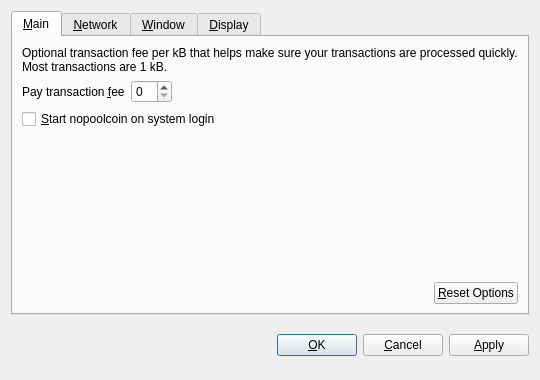
<?xml version="1.0" encoding="UTF-8"?>
<ui version="4.0">
 <class>OptionsDialog</class>
 <widget class="QDialog" name="OptionsDialog">
  <property name="geometry">
   <rect>
    <x>0</x>
    <y>0</y>
    <width>540</width>
    <height>380</height>
   </rect>
  </property>
  <property name="windowTitle">
   <string>Options</string>
  </property>
  <property name="modal">
   <bool>true</bool>
  </property>
  <layout class="QVBoxLayout" name="verticalLayout">
   <item>
    <widget class="QTabWidget" name="tabWidget">
     <property name="tabPosition">
      <enum>QTabWidget::North</enum>
     </property>
     <property name="currentIndex">
      <number>0</number>
     </property>
     <widget class="QWidget" name="tabMain">
      <attribute name="title">
       <string>&amp;Main</string>
      </attribute>
      <layout class="QVBoxLayout" name="verticalLayout_Main">
       <item>
        <widget class="QLabel" name="transactionFeeInfoLabel">
         <property name="text">
          <string>Optional transaction fee per kB that helps make sure your transactions are processed quickly. Most transactions are 1 kB.</string>
         </property>
         <property name="textFormat">
          <enum>Qt::PlainText</enum>
         </property>
         <property name="wordWrap">
          <bool>true</bool>
         </property>
        </widget>
       </item>
       <item>
        <layout class="QHBoxLayout" name="horizontalLayout_1_Main">
         <item>
          <widget class="QLabel" name="transactionFeeLabel">
           <property name="text">
            <string>Pay transaction &amp;fee</string>
           </property>
           <property name="textFormat">
            <enum>Qt::PlainText</enum>
           </property>
           <property name="buddy">
            <cstring>transactionFee</cstring>
           </property>
          </widget>
         </item>
         <item>
          <widget class="BitcoinAmountField" name="transactionFee"/>
         </item>
         <item>
          <spacer name="horizontalSpacer_1_Main">
           <property name="orientation">
            <enum>Qt::Horizontal</enum>
           </property>
           <property name="sizeHint" stdset="0">
            <size>
             <width>40</width>
             <height>20</height>
            </size>
           </property>
          </spacer>
         </item>
        </layout>
       </item>
       <item>
        <widget class="QCheckBox" name="bitcoinAtStartup">
         <property name="toolTip">
          <string>Automatically start nopoolcoin after logging in to the system.</string>
         </property>
         <property name="text">
          <string>&amp;Start nopoolcoin on system login</string>
         </property>
        </widget>
       </item>
       <item>
        <spacer name="verticalSpacer_Main">
         <property name="orientation">
          <enum>Qt::Vertical</enum>
         </property>
         <property name="sizeHint" stdset="0">
          <size>
           <width>20</width>
           <height>40</height>
          </size>
         </property>
        </spacer>
       </item>
       <item>
        <layout class="QHBoxLayout" name="horizontalLayout_2_Main">
         <item>
          <spacer name="horizontalSpacer_2_Main">
           <property name="orientation">
            <enum>Qt::Horizontal</enum>
           </property>
           <property name="sizeHint" stdset="0">
            <size>
             <width>40</width>
             <height>20</height>
            </size>
           </property>
          </spacer>
         </item>
         <item>
          <widget class="QPushButton" name="resetButton">
           <property name="toolTip">
            <string>Reset all client options to default.</string>
           </property>
           <property name="text">
            <string>&amp;Reset Options</string>
           </property>
           <property name="autoDefault">
            <bool>false</bool>
           </property>
          </widget>
         </item>
        </layout>
       </item>
      </layout>
     </widget>
     <widget class="QWidget" name="tabNetwork">
      <attribute name="title">
       <string>&amp;Network</string>
      </attribute>
      <layout class="QVBoxLayout" name="verticalLayout_Network">
       <item>
        <widget class="QCheckBox" name="mapPortUpnp">
         <property name="toolTip">
          <string>Automatically open the nopoolcoin client port on the router. This only works when your router supports UPnP and it is enabled.</string>
         </property>
         <property name="text">
          <string>Map port using &amp;UPnP</string>
         </property>
        </widget>
       </item>
       <item>
        <widget class="QCheckBox" name="connectSocks">
         <property name="toolTip">
          <string>Connect to the nopoolcoin network through a SOCKS proxy (e.g. when connecting through Tor).</string>
         </property>
         <property name="text">
          <string>&amp;Connect through SOCKS proxy:</string>
         </property>
        </widget>
       </item>
       <item>
        <layout class="QHBoxLayout" name="horizontalLayout_Network">
         <item>
          <widget class="QLabel" name="proxyIpLabel">
           <property name="text">
            <string>Proxy &amp;IP:</string>
           </property>
           <property name="textFormat">
            <enum>Qt::PlainText</enum>
           </property>
           <property name="buddy">
            <cstring>proxyIp</cstring>
           </property>
          </widget>
         </item>
         <item>
          <widget class="QValidatedLineEdit" name="proxyIp">
           <property name="maximumSize">
            <size>
             <width>140</width>
             <height>16777215</height>
            </size>
           </property>
           <property name="toolTip">
            <string>IP address of the proxy (e.g. 127.0.0.1)</string>
           </property>
          </widget>
         </item>
         <item>
          <widget class="QLabel" name="proxyPortLabel">
           <property name="text">
            <string>&amp;Port:</string>
           </property>
           <property name="textFormat">
            <enum>Qt::PlainText</enum>
           </property>
           <property name="buddy">
            <cstring>proxyPort</cstring>
           </property>
          </widget>
         </item>
         <item>
          <widget class="QLineEdit" name="proxyPort">
           <property name="maximumSize">
            <size>
             <width>55</width>
             <height>16777215</height>
            </size>
           </property>
           <property name="toolTip">
            <string>Port of the proxy (e.g. 9050)</string>
           </property>
          </widget>
         </item>
         <item>
          <widget class="QLabel" name="socksVersionLabel">
           <property name="text">
            <string>SOCKS &amp;Version:</string>
           </property>
           <property name="textFormat">
            <enum>Qt::PlainText</enum>
           </property>
           <property name="buddy">
            <cstring>socksVersion</cstring>
           </property>
          </widget>
         </item>
         <item>
          <widget class="QValueComboBox" name="socksVersion">
           <property name="toolTip">
            <string>SOCKS version of the proxy (e.g. 5)</string>
           </property>
          </widget>
         </item>
         <item>
          <spacer name="horizontalSpacer_Network">
           <property name="orientation">
            <enum>Qt::Horizontal</enum>
           </property>
           <property name="sizeHint" stdset="0">
            <size>
             <width>40</width>
             <height>20</height>
            </size>
           </property>
          </spacer>
         </item>
        </layout>
       </item>
       <item>
        <spacer name="verticalSpacer_Network">
         <property name="orientation">
          <enum>Qt::Vertical</enum>
         </property>
         <property name="sizeHint" stdset="0">
          <size>
           <width>20</width>
           <height>40</height>
          </size>
         </property>
        </spacer>
       </item>
      </layout>
     </widget>
     <widget class="QWidget" name="tabWindow">
      <attribute name="title">
       <string>&amp;Window</string>
      </attribute>
      <layout class="QVBoxLayout" name="verticalLayout_Window">
       <item>
        <widget class="QCheckBox" name="minimizeToTray">
         <property name="toolTip">
          <string>Show only a tray icon after minimizing the window.</string>
         </property>
         <property name="text">
          <string>&amp;Minimize to the tray instead of the taskbar</string>
         </property>
        </widget>
       </item>
       <item>
        <widget class="QCheckBox" name="minimizeOnClose">
         <property name="toolTip">
          <string>Minimize instead of exit the application when the window is closed. When this option is enabled, the application will be closed only after selecting Quit in the menu.</string>
         </property>
         <property name="text">
          <string>M&amp;inimize on close</string>
         </property>
        </widget>
       </item>
       <item>
        <spacer name="verticalSpacer_Window">
         <property name="orientation">
          <enum>Qt::Vertical</enum>
         </property>
         <property name="sizeHint" stdset="0">
          <size>
           <width>20</width>
           <height>40</height>
          </size>
         </property>
        </spacer>
       </item>
      </layout>
     </widget>
     <widget class="QWidget" name="tabDisplay">
      <attribute name="title">
       <string>&amp;Display</string>
      </attribute>
      <layout class="QVBoxLayout" name="verticalLayout_Display">
       <item>
        <layout class="QHBoxLayout" name="horizontalLayout_1_Display">
         <item>
          <widget class="QLabel" name="langLabel">
           <property name="text">
            <string>User Interface &amp;language:</string>
           </property>
           <property name="textFormat">
            <enum>Qt::PlainText</enum>
           </property>
           <property name="buddy">
            <cstring>lang</cstring>
           </property>
          </widget>
         </item>
         <item>
          <widget class="QValueComboBox" name="lang">
           <property name="toolTip">
            <string>The user interface language can be set here. This setting will take effect after restarting nopoolcoin.</string>
           </property>
          </widget>
         </item>
        </layout>
       </item>
       <item>
        <layout class="QHBoxLayout" name="horizontalLayout_2_Display">
         <item>
          <widget class="QLabel" name="unitLabel">
           <property name="text">
            <string>&amp;Unit to show amounts in:</string>
           </property>
           <property name="textFormat">
            <enum>Qt::PlainText</enum>
           </property>
           <property name="buddy">
            <cstring>unit</cstring>
           </property>
          </widget>
         </item>
         <item>
          <widget class="QValueComboBox" name="unit">
           <property name="toolTip">
            <string>Choose the default subdivision unit to show in the interface and when sending coins.</string>
           </property>
          </widget>
         </item>
        </layout>
       </item>
       <item>
        <widget class="QCheckBox" name="displayAddresses">
         <property name="toolTip">
          <string>Whether to show nopoolcoin addresses in the transaction list or not.</string>
         </property>
         <property name="text">
          <string>&amp;Display addresses in transaction list</string>
         </property>
        </widget>
       </item>
       <item>
        <spacer name="verticalSpacer_Display">
         <property name="orientation">
          <enum>Qt::Vertical</enum>
         </property>
         <property name="sizeHint" stdset="0">
          <size>
           <width>20</width>
           <height>40</height>
          </size>
         </property>
        </spacer>
       </item>
      </layout>
     </widget>
    </widget>
   </item>
   <item>
    <layout class="QHBoxLayout" name="horizontalLayout_Buttons">
     <item>
      <spacer name="horizontalSpacer_1">
       <property name="orientation">
        <enum>Qt::Horizontal</enum>
       </property>
       <property name="sizeHint" stdset="0">
        <size>
         <width>40</width>
         <height>48</height>
        </size>
       </property>
      </spacer>
     </item>
     <item>
      <widget class="QLabel" name="statusLabel">
       <property name="font">
        <font>
         <weight>75</weight>
         <bold>true</bold>
        </font>
       </property>
       <property name="text">
        <string/>
       </property>
       <property name="textFormat">
        <enum>Qt::PlainText</enum>
       </property>
       <property name="wordWrap">
        <bool>true</bool>
       </property>
      </widget>
     </item>
     <item>
      <spacer name="horizontalSpacer_2">
       <property name="orientation">
        <enum>Qt::Horizontal</enum>
       </property>
       <property name="sizeHint" stdset="0">
        <size>
         <width>40</width>
         <height>48</height>
        </size>
       </property>
      </spacer>
     </item>
     <item>
      <widget class="QPushButton" name="okButton">
       <property name="text">
        <string>&amp;OK</string>
       </property>
      </widget>
     </item>
     <item>
      <widget class="QPushButton" name="cancelButton">
       <property name="text">
        <string>&amp;Cancel</string>
       </property>
       <property name="autoDefault">
        <bool>false</bool>
       </property>
      </widget>
     </item>
     <item>
      <widget class="QPushButton" name="applyButton">
       <property name="text">
        <string>&amp;Apply</string>
       </property>
       <property name="autoDefault">
        <bool>false</bool>
       </property>
      </widget>
     </item>
    </layout>
   </item>
  </layout>
 </widget>
 <customwidgets>
  <customwidget>
   <class>BitcoinAmountField</class>
   <extends>QSpinBox</extends>
   <header>bitcoinamountfield.h</header>
  </customwidget>
  <customwidget>
   <class>QValueComboBox</class>
   <extends>QComboBox</extends>
   <header>qvaluecombobox.h</header>
  </customwidget>
  <customwidget>
   <class>QValidatedLineEdit</class>
   <extends>QLineEdit</extends>
   <header>qvalidatedlineedit.h</header>
  </customwidget>
 </customwidgets>
 <resources/>
 <connections/>
</ui>
